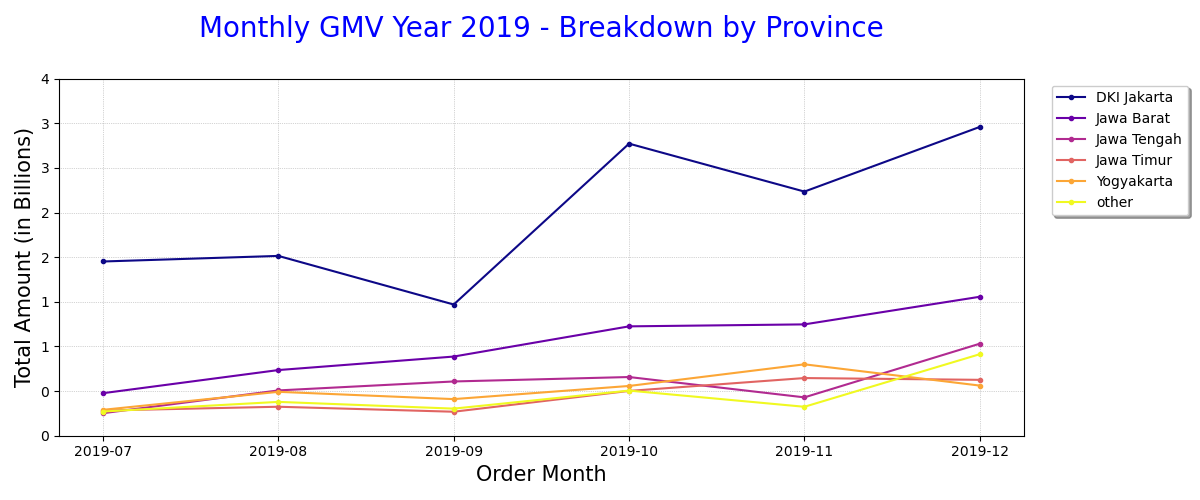

Python code for this plot:
import datetime
import pandas as pd
import matplotlib.pyplot as plt
dataset = pd.read_csv('https://storage.googleapis.com/dqlab-dataset/retail_raw_reduced.csv')
dataset['order_month'] = dataset['order_date'].apply(lambda x: datetime.datetime.strptime(x, "%Y-%m-%d").strftime('%Y-%m'))
dataset['gmv'] = dataset['item_price']*dataset['quantity']

# Buat variabel untuk 5 propinsi dengan GMV tertinggi
top_provinces = (dataset.groupby('province')['gmv']
                        .sum()
                        .reset_index()
                        .sort_values(by='gmv', ascending=False)
                        .head(5))
print(top_provinces)

# Buat satu kolom lagi di dataset dengan nama province_top
dataset['province_top'] = dataset['province'].apply(lambda x: x if (x in top_provinces['province'].to_list()) else 'other')

# Plot multi-line chartnya
import matplotlib.pyplot as plt
dataset.groupby(['order_month', 'province_top'])['gmv'].sum().unstack().plot(marker='.', cmap='plasma')
plt.title('Monthly GMV Year 2019 - Breakdown by Province', loc='center', pad=30, fontsize=20, color='blue')
plt.xlabel('Order Month', fontsize=15)
plt.ylabel('Total Amount (in Billions)', fontsize=15)
plt.grid(color='darkgray', linestyle=':', linewidth=0.5)
plt.ylim(ymin=0)
labels, locations = plt.yticks()
plt.yticks(labels, (labels/1000000000).astype(int))
plt.legend(loc='upper center', bbox_to_anchor=(1.1, 1), shadow=True, ncol=1)
plt.gcf().set_size_inches(12, 5)
plt.tight_layout()
plt.show()
